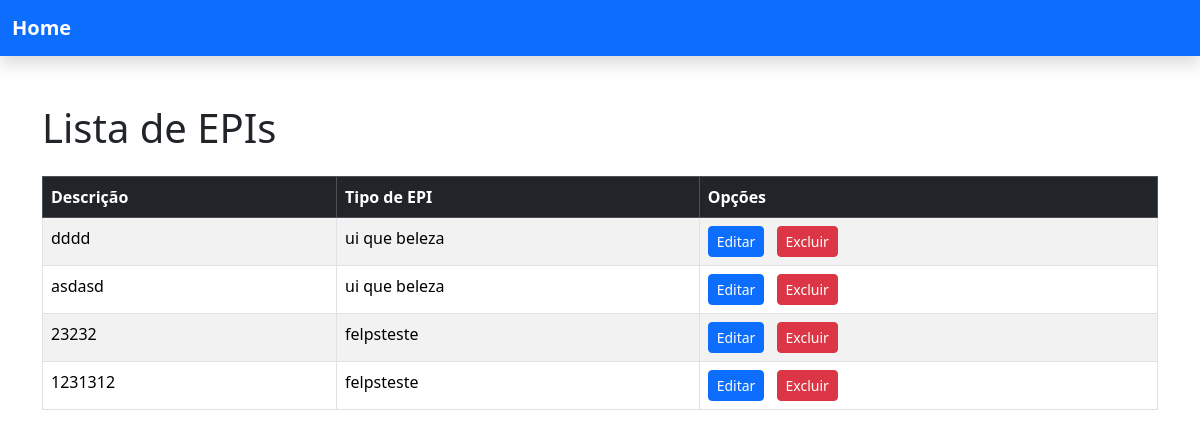
Page /EPIS/ on the earlier database version.
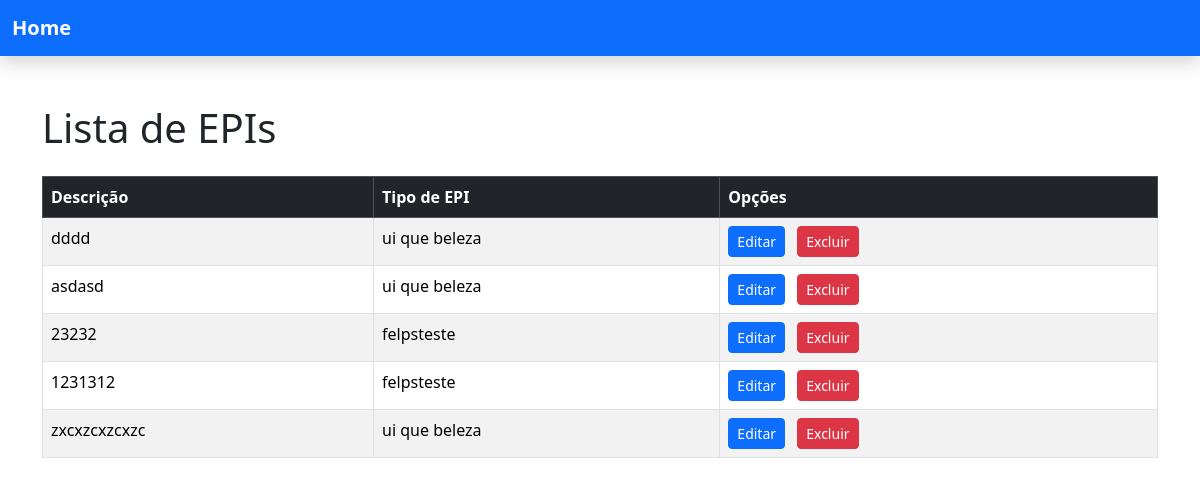
Same page on the later database version.
### EPIS/models.py (models this page shows)
class EPI(models.Model):
    Descricao = models.CharField(null=False,max_length=100)
    Tipo_EPI = models.ForeignKey(Tipo_EPI, on_delete=models.CASCADE, related_name="epis")

class Tipo_EPI(models.Model):
    Tipo = models.CharField(null=False,max_length=100)

### EPIS/views.py (the view)
# urls.py: path('EPIS/', views.EPIS, name="EPIS"),
def EPIS(request):
    epis = EPI.objects.all()
    return render(request, "EPIS/EPIs.html", {"EPI": epis})

### EPIS/templates/EPIS/EPIs.html (shortened to what this page needs)
<!DOCTYPE html>
<html lang="pt-br">
<head>
    <link href="https://cdn.jsdelivr.net/npm/bootstrap@5.3.3/dist/css/bootstrap.min.css" rel="stylesheet">
</head>
<body>
    {% include 'partials/Header.html' %}
    <section class="container mt-5">
        <h1 class="mb-4">Lista de EPIs</h1>
        <table class="table table-bordered table-striped">
            <thead class="table-dark">
                <tr>
                    <th>Descrição</th>
                    <th>Tipo de EPI</th>
                    <th>Opções</th>
                </tr>
            </thead>
            <tbody>
                {% for epi in EPI %}
                <tr>
                    <td>{{ epi.Descricao }}</td>
                    <td>{{ epi.Tipo_EPI.Tipo }}</td>
                    <td>
                        <a href="{% url 'Editar_EPI' epi.id %}" class="btn btn-sm btn-primary me-2">Editar</a>
                        <button
                            id="btn-delete"
                            class="btn btn-sm btn-danger"
                            data-bs-toggle="modal"
                            data-bs-target="#modal-delete"
                            data-bs-EPIDESC="{{ epi.Descricao }}"
                            data-bs-url="{% url 'Excluir_EPI' epi.id %}">
                            Excluir
                        </button>
                    </td>
                </tr>
                {% endfor %}
            </tbody>
        </table>
    </section>
</body>
</html>

Differences in the rows shown:
added EPI: Descricao "zxcxzcxzcxzc", Tipo_EPI.Tipo "ui que beleza"
